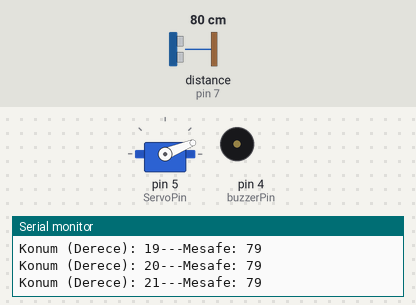
The sketch below on a simulated Arduino Uno, built with avr-gcc and run on an emulated ATmega328P. On the bench: servo, buzzer (waves = sounding, pin HIGH), the last lines printed to the serial monitor. Wiring (inferred from the names in the program): ultrasonic range finder: trigger pin 6; echo pin 7. The test bench sets the inputs (shaded band); at power-on: distance to the obstacle (sensor on pin 7) 80 cm. The echo pulse lasts 58.3 µs per cm; pins used as bus, display or sensor lines are not drawn.

Above: at 1.2 s.
1.3 s: distance to the obstacle (sensor on pin 7) set to 28 cm
4.3 s: distance to the obstacle (sensor on pin 7) set to 24 cm
At 4.5 s:
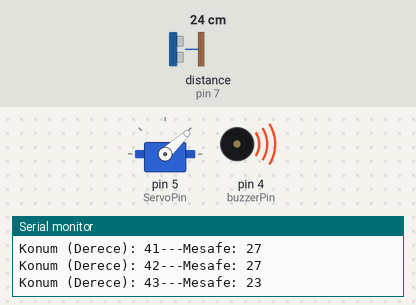
7.3 s: distance to the obstacle (sensor on pin 7) set to 250 cm
At 7.55 s:
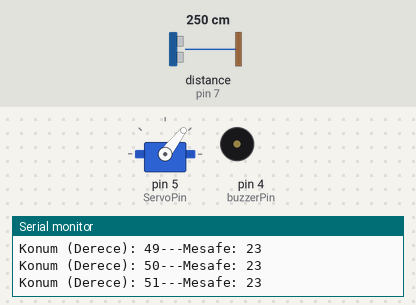
10.3 s: distance to the obstacle (sensor on pin 7) set to 2 cm
At 10.49 s:
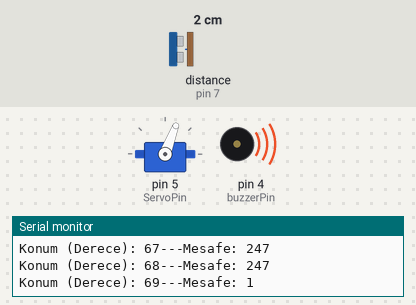
16.3 s: distance to the obstacle (sensor on pin 7) set to 299 cm
At 16.34 s:
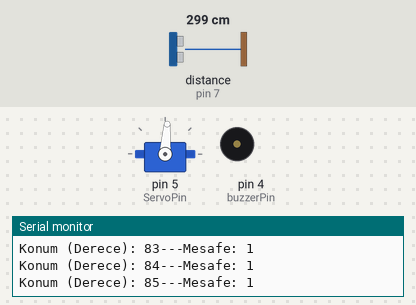
19.3 s: distance to the obstacle (sensor on pin 7) set to 4 cm
At 19.49 s:
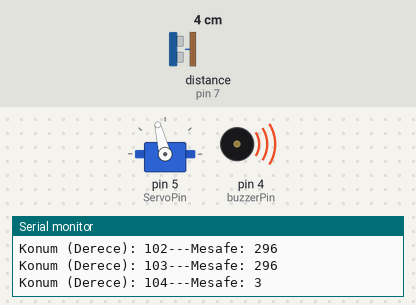
Timing chart, 0 to 26.5 s (numbered marks = the images above; inputs shaded):
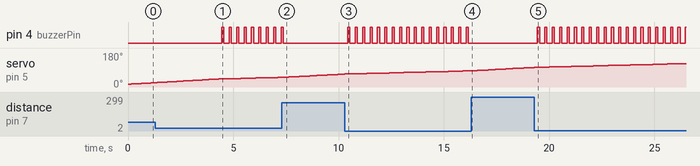

Measured:
- the behaviour switches between 27 and 26 cm on distance to the obstacle (sensor on pin 7) (found by bisection; images 0 and 1)
- after the input at 4.3 s, pin 4 (buzzerPin): alternates HIGH for 0.10 s and LOW for 0.25 s, starting after 0.15 s
- after the input at 7.3 s, pin 4 (buzzerPin): goes on until 7.4 s, then stays LOW
- after the input at 10.3 s, pin 4 (buzzerPin): alternates HIGH for 0.10 s and LOW for 0.25 s, starting after 0.14 s
- after the input at 16.3 s, pin 4 (buzzerPin): stops changing and stays LOW
- after the input at 19.3 s, pin 4 (buzzerPin): alternates HIGH for 0.10 s and LOW for 0.25 s, starting after 0.14 s

The sketch:

radar.ino
```cpp
#include <Servo.h>

const byte buzzerPin = 4;
const byte trigPin = 6;
const byte echoPin = 7;
const byte ServoPin = 5;
long timeVal;
int distance;

Servo servo_motor_1;

void setup() {
  pinMode(buzzerPin, OUTPUT);
  pinMode(trigPin, OUTPUT);
  pinMode(echoPin, INPUT);
  Serial.begin(9600);
  servo_motor_1.attach(ServoPin);
}

void loop() {
  for(int location=15; location<=165; location++)
  {
    servo_motor_1.write(location);
    delay(150);
    distance = distanceCalculate();
    dataView(location, distance);
    if(distance <= 25)
    {
      digitalWrite(buzzerPin, HIGH);
      delay(100);
      digitalWrite(buzzerPin, LOW);
      delay(100);
    }
  }

  for(int location=164; location>15; location--)
  {
    servo_motor_1.write(location);
    delay(150);
    distance = distanceCalculate();
    dataView(location, distance);
    if(distance <= 25)
    {
      digitalWrite(buzzerPin, HIGH);
      delay(100);
      digitalWrite(buzzerPin, LOW);
      delay(100);
    }
  }

}

int distanceCalculate(){
  digitalWrite(trigPin, LOW);
  delayMicroseconds(2);
  digitalWrite(trigPin, HIGH);
  delayMicroseconds(10);
  digitalWrite(trigPin, LOW);
  timeVal = pulseIn(echoPin, HIGH);
  distance = timeVal/2*0.034;
  return distance;
}

void dataView(int location, int distance){
  Serial.print("Konum (Derece): ");
  Serial.print(location);
  Serial.print("---");
  Serial.print("Mesafe: ");
  Serial.println(distance);
}
```
